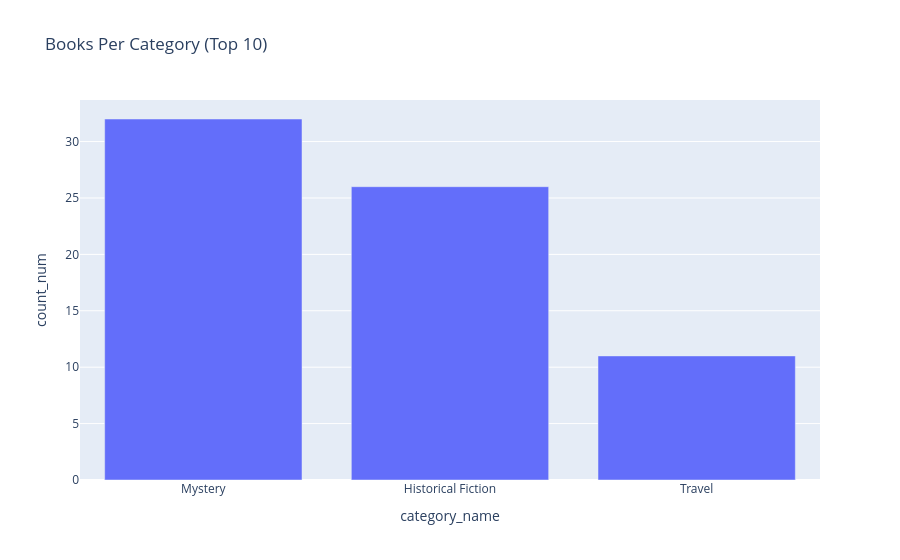

This figure's notebook cell:
### Code cell
cat_cnt = df["category"].value_counts().reset_index()   # groupby의 속성과 동일함(groupby가 내포되어있다고 보면 됨 -> groupby 후 sum 한 것)
cat_cnt.columns = ["category_name", "count_num"]

fig = px.bar(
    cat_cnt.head(10),
    x = "category_name",
    y = "count_num",
    title = "Books Per Category (Top 10)"
)

fig.update_traces(textposition = "outside")

fig.show()

### Figure 1 — Plotly figure (JSON) as saved in the notebook; plotly's stock layout.template omitted (floating-point values rounded to 4 significant figures)
{"data": [{"alignmentgroup": "True", "hovertemplate": "category_name=%{x}<br>count_num=%{y}<extra></extra>", "legendgroup": "", "marker": {"color": "#636efa", "pattern": {"shape": ""}}, "name": "", "offsetgroup": "", "orientation": "v", "showlegend": false, "textposition": "outside", "type": "bar", "x": ["Mystery", "Historical Fiction", "Travel"], "xaxis": "x", "y": [32, 26, 11], "yaxis": "y"}], "layout": {"barmode": "relative", "legend": {"tracegroupgap": 0}, "title": {"text": "Books Per Category (Top 10)"}, "xaxis": {"anchor": "y", "domain": [0, 1], "title": {"text": "category_name"}}, "yaxis": {"anchor": "x", "domain": [0, 1], "title": {"text": "count_num"}}}}
